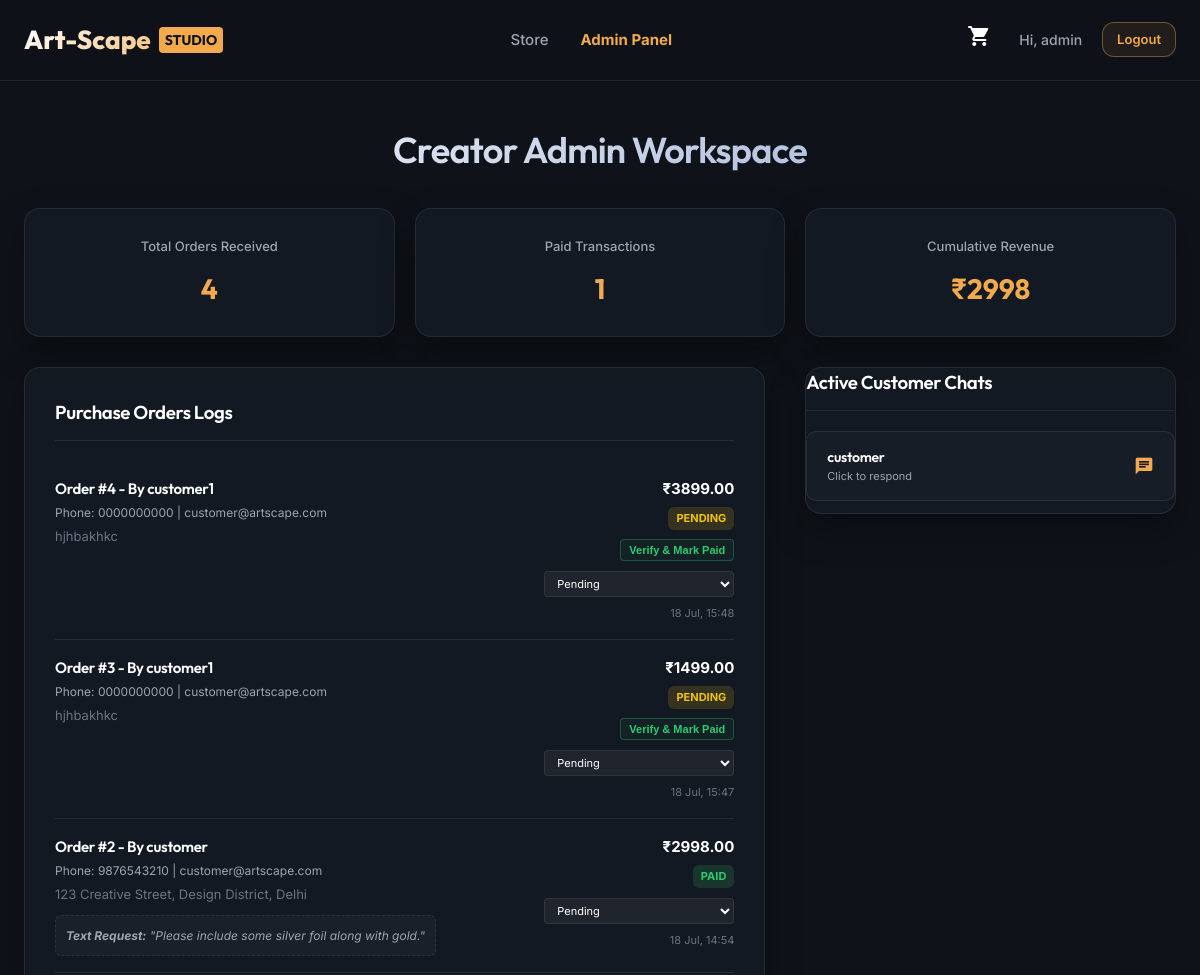
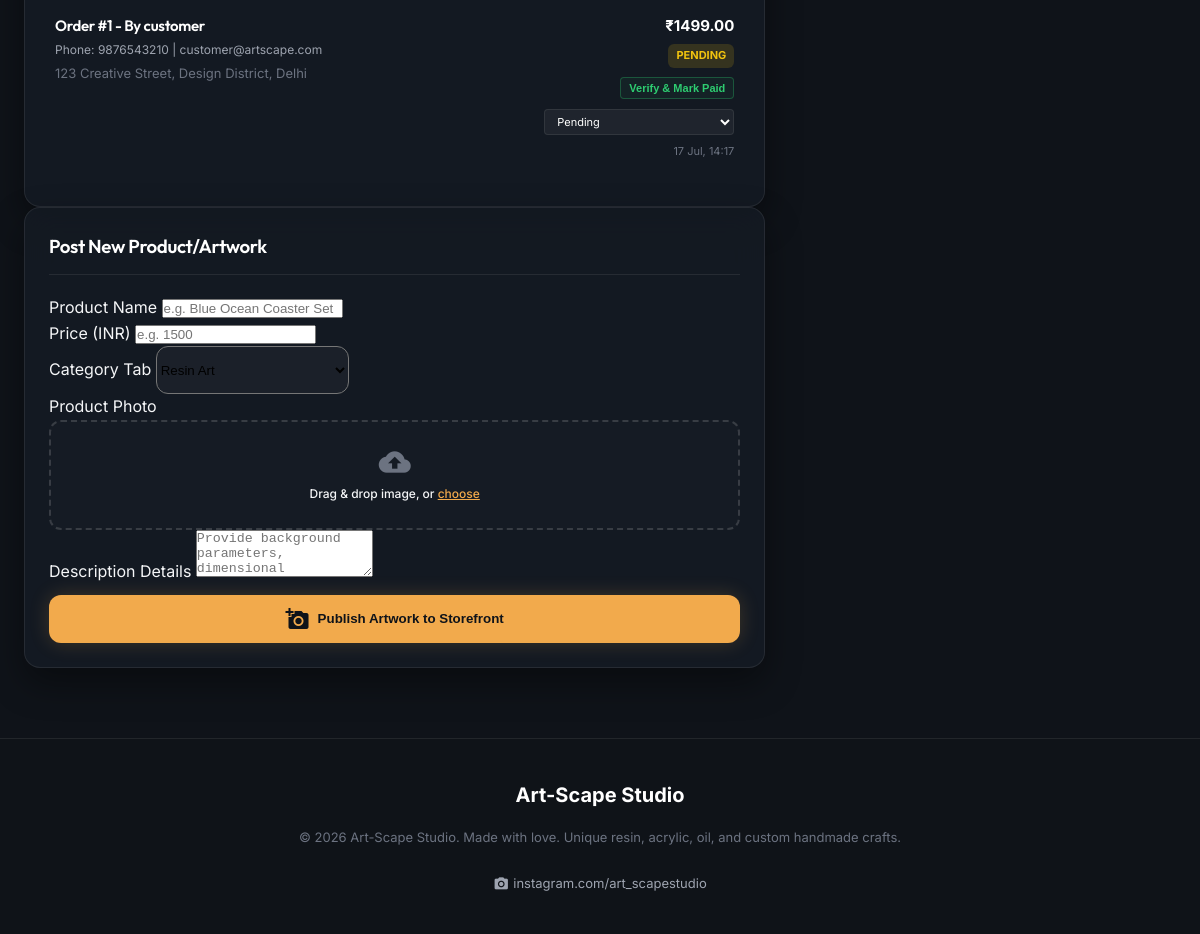
/admin-dashboard/ (signed in), run on the app's committed database (2 pictures, top to bottom).
### shop/models.py (models this page shows, shortened)
class Order(models.Model):
    STATUS_CHOICES = [
        ('Pending', 'Pending'),
        ('Processing', 'Processing ("In Preparation")'),
        ('Completed', 'Completed ("Prepared")'),
        ('Shipped', 'Shipped'),
        ('Delivered', 'Delivered'),
        ('Cancelled', 'Cancelled'),
    ]
    PAYMENT_STATUS_CHOICES = [
        ('Pending', 'Pending'),
        ('Paid', 'Paid'),
        ('Failed', 'Failed'),
    ]
    user = models.ForeignKey(User, on_delete=models.SET_NULL, null=True, blank=True, related_name='orders')
    name = models.CharField(max_length=100)
    email = models.EmailField()
    phone = models.CharField(max_length=15)
    address = models.TextField()
    total_amount = models.DecimalField(max_digits=10, decimal_places=2)
    status = models.CharField(max_length=20, choices=STATUS_CHOICES, default='Pending')
    payment_status = models.CharField(max_length=20, choices=PAYMENT_STATUS_CHOICES, default='Pending')
    razorpay_order_id = models.CharField(max_length=100, blank=True, null=True)
    razorpay_payment_id = models.CharField(max_length=100, blank=True, null=True)
    razorpay_signature = models.CharField(max_length=200, blank=True, null=True)
    payment_method = models.CharField(max_length=20, default='Razorpay')
    upi_transaction_id = models.CharField(max_length=50, blank=True, null=True)
    custom_text = models.TextField(blank=True, null=True)
    custom_voice = models.FileField(upload_to=get_voice_note_path, blank=True, null=True)
    created_at = models.DateTimeField(auto_now_add=True)
    updated_at = models.DateTimeField(auto_now=True)

### shop/views.py (the view, shortened to what this page needs)
# urls.py: path('admin-dashboard/', views.admin_dashboard, name='admin_dashboard'),
@staff_member_required
def admin_dashboard(request):
    total_orders = Order.objects.count()
    paid_orders = Order.objects.filter(payment_status='Paid').count()
    total_sales = Order.objects.filter(payment_status='Paid').aggregate(Sum('total_amount'))['total_amount__sum'] or 0.00
    pending_orders = Order.objects.all().order_by('-created_at')
    products = Product.objects.all().order_by('-created_at')
    chat_users = User.objects.filter(chat_messages__isnull=False).distinct()
    return render(request, 'shop/admin_dashboard.html', {
        'total_orders': total_orders,
        'paid_orders': paid_orders,
        'total_sales': total_sales,
        'orders': pending_orders,
        'products': products,
        'chat_users': chat_users,
        'categories': Product.CATEGORY_CHOICES
    })

### shop/templates/shop/admin_dashboard.html (shortened to what this page needs)
{% extends 'shop/base.html' %}
{% load static %}
{% block content %}
<h1 class="page-title">Creator Admin Workspace</h1>
<div class="stat-row">
    <div class="glass-panel stat-card">
        <span style="font-size:13px; color:var(--text-sub); font-weight:500;">Total Orders Received</span>
        <div class="stat-val">{{ total_orders }}</div>
    </div>
    <div class="glass-panel stat-card">
        <span style="font-size:13px; color:var(--text-sub); font-weight:500;">Paid Transactions</span>
        <div class="stat-val">{{ paid_orders }}</div>
    </div>
    <div class="glass-panel stat-card">
        <span style="font-size:13px; color:var(--text-sub); font-weight:500;">Cumulative Revenue</span>
        <div class="stat-val">₹{{ total_sales }}</div>
    </div>
</div>
<div class="admin-grid">
    <div>
        <div class="log-panel glass-panel" style="margin-bottom:40px;">
            <h3 style="border-bottom:1px solid var(--border-color); padding-bottom:12px; margin-bottom:20px; color:#ffffff;">Purchase Orders Logs</h3>
            {% if orders %}
                <div style="display:flex; flex-direction:column;">
                    {% for order in orders %}
                        <div class="order-row-admin">
                            <div>
                                <h4 style="font-size:15px; color:#ffffff;">Order #{{ order.id }} - By {{ order.name }}</h4>
                                <p style="font-size:12px; color:var(--text-sub); margin-top:2px;">
                                    Phone: {{ order.phone }} | {{ order.email }}
                                </p>
                                <p style="font-size:13px; color:var(--text-muted); margin-top:4px; max-width:450px;">{{ order.address }}</p>
                                {% if order.custom_text or order.custom_voice %}
                                    <div style="background:rgba(255,255,255,0.03); border:1px dashed var(--border-color); padding:10px; border-radius:6px; margin-top:10px;">
                                        {% if order.custom_text %}
                                            <p style="font-size:12px; color:var(--text-sub); font-style:italic;"><strong>Text Request:</strong> "{{ order.custom_text }}"</p>
                                        {% endif %}
                                    </div>
                                {% endif %}
                            </div>
                            <div style="text-align:right; display:flex; flex-direction:column; align-items:flex-end; gap:6px;">
                                <div style="font-weight:700; color:#ffffff; font-size:15px;">₹{{ order.total_amount }}</div>
                                <span class="status-badge {% if order.payment_status == 'Paid' %}status-paid{% else %}status-pending{% endif %}">
                                    {{ order.payment_status }}
                                </span>
                                {% if order.payment_status != 'Paid' %}
                                    <form action="{% url 'admin_dashboard' %}" method="POST" style="margin-top: 2px;">
                                        <button type="submit" class="glow-btn-secondary" style="padding: 4px 8px; font-size: 11px; border-radius: 4px; border-color: rgba(46, 204, 113, 0.3); color: #2ecc71; background: rgba(46, 204, 113, 0.05); cursor: pointer;">
                                            Verify & Mark Paid
                                        </button>
                                    </form>
                                {% endif %}
                                <form action="{% url 'admin_dashboard' %}" method="POST" style="margin-top: 4px;">
                                    <select name="status" onchange="this.form.submit()" style="background: rgba(255,255,255,0.05); border: 1px solid var(--border-color); border-radius: 4px; padding: 4px 8px; font-size: 11px; color: #ffffff; cursor: pointer; font-family: var(--font-body);">
                                        {% for code, label in order.STATUS_CHOICES %}
                                            <option value="{{ code }}" {% if order.status == code %}selected{% endif %} style="background: var(--bg-dark); color: #fff;">{{ label }}</option>
                                        {% endfor %}
                                    </select>
                                </form>
                                <span style="font-size:11px; color:var(--text-muted); margin-top:2px;">{{ order.created_at|date:"d M, H:i" }}</span>
                            </div>
                        </div>
                    {% endfor %}
                </div>
            {% else %}
                <p style="color:var(--text-sub); text-align:center; padding:20px;">No purchase orders placed yet.</p>
            {% endif %}
        </div>
        <div class="add-product-panel glass-panel">
            <h3 style="border-bottom:1px solid var(--border-color); padding-bottom:12px; margin-bottom:20px; color:#ffffff;">Post New Product/Artwork</h3>
            <form action="{% url 'admin_dashboard' %}" method="POST" enctype="multipart/form-data">
                <div class="form-group-row">
                    <div class="form-group">
                        <label class="form-label" for="prod_name">Product Name</label>
                        <input type="text" name="name" id="prod_name" class="form-input" placeholder="e.g. Blue Ocean Coaster Set" required>
                    </div>
                    <div class="form-group">
                        <label class="form-label" for="prod_price">Price (INR)</label>
                        <input type="number" step="0.01" name="price" id="prod_price" class="form-input" placeholder="e.g. 1500" required>
                    </div>
                </div>
                <div class="form-group-row">
                    <div class="form-group">
                        <label class="form-label" for="prod_cat">Category Tab</label>
                        <select name="category" id="prod_cat" class="form-input" required style="height: 48px; border-radius: 12px; background: rgba(255, 255, 255, 0.03);">
                            {% for val, name in categories %}
                                <option value="{{ val }}">{{ name }}</option>
                            {% endfor %}
                        </select>
                    </div>
                    <div class="form-group">
                        <label class="form-label">Product Photo</label>
                        <div class="upload-dropzone" id="dropzone-area" onclick="document.getElementById('prod_img').click()">
                            <span class="material-icons upload-icon" style="font-size:32px;">cloud_upload</span>
                            <p class="upload-text" style="font-size:12px; margin:0;">Drag & drop image, or <span>choose</span></p>
                        </div>
                    </div>
                </div>
                <div class="form-group">
                    <label class="form-label" for="prod_desc">Description Details</label>
                    <textarea name="description" id="prod_desc" class="form-input" rows="3" placeholder="Provide background parameters, dimensional metrics..." required></textarea>
                </div>
                <button type="submit" class="glow-btn" style="width: 100%; padding:12px; margin-top:10px;">
                    <span class="material-icons">add_a_photo</span> Publish Artwork to Storefront
                </button>
            </form>
        </div>
    </div>
    <div class="glass-panel" style="padding: 24px;">
        <h3 style="border-bottom:1px solid var(--border-color); padding-bottom:12px; margin-bottom:20px; color:#ffffff;">Active Customer Chats</h3>
        {% if chat_users %}
            <div style="display:flex; flex-direction:column;">
                {% for usr in chat_users %}
                    <a href="{% url 'admin_chat_thread' usr.id %}" class="chat-user-item">
                        <div>
                            <h4 style="font-size:14px; color:#ffffff;">{{ usr.username }}</h4>
                            <p style="font-size:11px; color:var(--text-sub);">Click to respond</p>
                        </div>
                        <span class="material-icons" style="color:var(--primary); font-size:20px;">chat</span>
                    </a>
                {% endfor %}
            </div>
        {% else %}
            <p style="color:var(--text-sub); text-align:center; padding:10px; font-size:13px;">No active conversations yet.</p>
        {% endif %}
    </div>
</div>
{% endblock %}

### shop/templates/shop/base.html (shortened to what this page needs)
{% load static %}
<!DOCTYPE html>
<html lang="en">
<head>
    <link rel="stylesheet" href="{% static 'shop/style.css' %}">
</head>
<body>
    <header class="navbar">
        <div class="container nav-container">
            <a href="{% url 'home' %}" class="logo">
                Art-Scape <span>STUDIO</span>
            </a>
            <nav>
                <ul class="nav-links">
                    <li><a href="{% url 'home' %}" class="{% if request.resolver_match.url_name == 'home' %}active{% endif %}">Store</a></li>
                    {% if request.user.is_authenticated %}
                        {% if request.user.is_staff %}
                            <li><a href="{% url 'admin_dashboard' %}" class="{% if request.resolver_match.url_name == 'admin_dashboard' %}active{% endif %}" style="color: var(--primary); font-weight:700;">Admin Panel</a></li>
                        {% else %}
                            <li><a href="{% url 'previous_orders' %}" class="{% if request.resolver_match.url_name == 'previous_orders' %}active{% endif %}">My Orders</a></li>
                            <li><a href="{% url 'chat' %}" class="{% if request.resolver_match.url_name == 'chat' %}active{% endif %}">Custom Chat</a></li>
                        {% endif %}
                    {% endif %}
                </ul>
            </nav>
            <div class="nav-actions">
                {% if request.user.is_authenticated %}
                    <a href="{% url 'cart_detail' %}" class="cart-icon" title="View Cart">
                        <span class="material-icons" style="color: #ffffff;">shopping_cart</span>
                    </a>
                    <span style="color: var(--text-sub); font-size:14px; font-weight:500;">
                        Hi, {{ request.user.username }}
                    </span>
                    <a href="{% url 'logout' %}" class="glow-btn-secondary" style="padding: 6px 14px; font-size: 13px; font-weight: 600; color: var(--primary); border: 1px solid rgba(242, 168, 76, 0.4); background: rgba(242, 168, 76, 0.08);">
                        Logout
                    </a>
                {% else %}
                    <a href="{% url 'login' %}" style="color: var(--text-sub); font-size: 14px; font-weight:500; margin-right:10px;">Login</a>
                    <a href="{% url 'register' %}" class="glow-btn" style="padding: 8px 16px; font-size:14px;">Sign Up</a>
                {% endif %}
            </div>
        </div>
    </header>
    <main style="flex: 1; padding: 40px 0;">
        <div class="container">
            {% block content %}{% endblock %}
        </div>
    </main>
    <footer>
        <div class="container footer-content">
            <div class="footer-logo">Art-Scape Studio</div>
            <p class="footer-text">© 2026 Art-Scape Studio. Made with love. Unique resin, acrylic, oil, and custom handmade crafts.</p>
            <div style="display: flex; gap: 16px; margin-top: 10px;">
                <a href="https://www.instagram.com/art_scapestudio?igsh=c3F6cGxqem56ZHE0" target="_blank" style="color: var(--text-sub); font-size:13px; display: inline-flex; align-items:center; gap: 4px;">
                    <span class="material-icons" style="font-size:16px;">camera_alt</span> instagram.com/art_scapestudio
                </a>
            </div>
        </div>
    </footer>
</body>
</html>

### data on the page
Order: id "4", name "customer1", phone "0000000000", email "customer@artscape.com", address "hjhbakhkc", total_amount "3899.00", payment_status "PENDING", status "Pending", created_at "18 Jul, 15:48"
Order: id "3", name "customer1", phone "0000000000", email "customer@artscape.com", address "hjhbakhkc", total_amount "1499.00", payment_status "PENDING", status "Pending", created_at "18 Jul, 15:47"
Order: id "2", name "customer", phone "9876543210", email "customer@artscape.com", address "123 Creative Street, Design District, Delhi", custom_text "Please include some silver foil along with gold.", total_amount "2998.00", payment_status "PAID", status "Pending", created_at "18 Jul, 14:54"
Order: id "1", name "customer", phone "9876543210", email "customer@artscape.com", address "123 Creative Street, Design District, Delhi", total_amount "1499.00", payment_status "PENDING", status "Pending", created_at "17 Jul, 14:17"

### other printed values
{{ request.user.username }} "admin"
{{ total_orders }} "4"
{{ paid_orders }} "1"
{{ total_sales }} "2998"
{{ usr.username }} "customer"
form field category "Resin Art"
